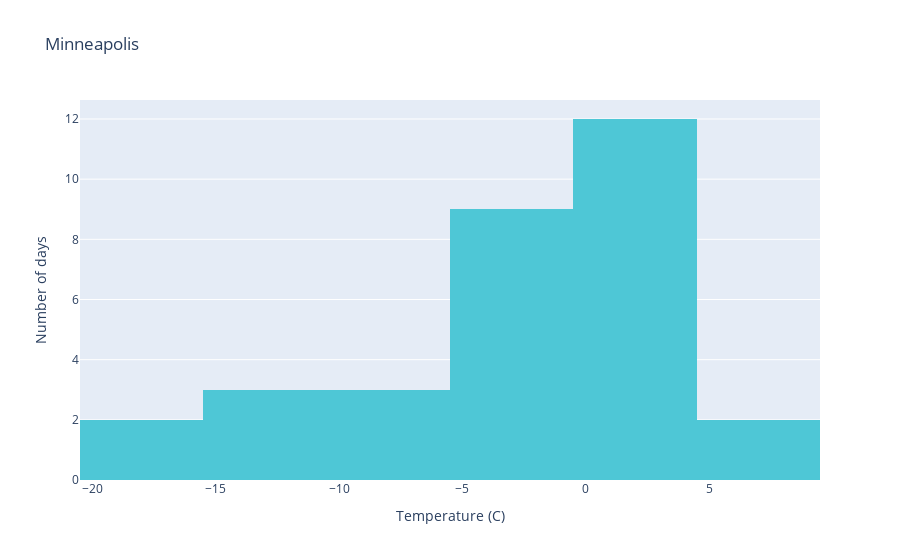
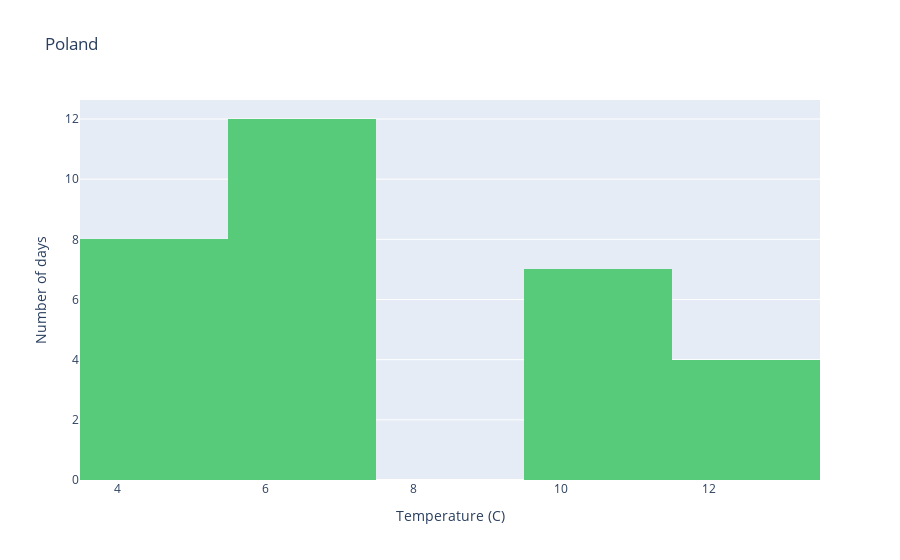

Here is the notebook cell these charts were saved with, in order:
### Code cell
data = [go.Histogram(x=minneapolis, nbinsx=10, marker_color='#4ec7d6', name='Minneapolis')]
fig = go.Figure(data=data)
fig.update_layout(
    xaxis_title='Temperature (C)',
    yaxis_title='Number of days',
    title='Minneapolis'
)
fig.show()

data = [go.Histogram(x=poland, nbinsx=5, marker_color='#57cb79', name='Poland')]
fig = go.Figure(data=data)
fig.update_layout(
    xaxis_title='Temperature (C)',
    yaxis_title='Number of days',
    title='Poland'
)
fig.show()

### Figure 1 — Plotly figure (JSON) as saved in the notebook; plotly's stock layout.template omitted (floating-point values rounded to 4 significant figures)
{"data": [{"marker": {"color": "#4ec7d6"}, "name": "Minneapolis", "nbinsx": 10, "type": "histogram", "x": [-20, -17, -11, -11, -11, -8, -8, -8, -5, -5, -5, -5, -5, -2, -2, -2, -2, 1, 1, 1, 1, 1, 4, 4, 4, 4, 4, 4, 4, 7, 7]}], "layout": {"title": {"text": "Minneapolis"}, "xaxis": {"title": {"text": "Temperature (C)"}}, "yaxis": {"title": {"text": "Number of days"}}}}

### Figure 2 — Plotly figure (JSON) as saved in the notebook; plotly's stock layout.template omitted (floating-point values rounded to 4 significant figures)
{"data": [{"marker": {"color": "#57cb79"}, "name": "Poland", "nbinsx": 5, "type": "histogram", "x": [4, 4, 4, 4, 4, 4, 4, 4, 7, 7, 7, 7, 7, 7, 7, 7, 7, 7, 7, 7, 10, 10, 10, 10, 10, 10, 10, 13, 13, 13, 13]}], "layout": {"title": {"text": "Poland"}, "xaxis": {"title": {"text": "Temperature (C)"}}, "yaxis": {"title": {"text": "Number of days"}}}}
